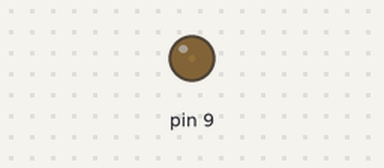
This sketch was run on a simulated Arduino Uno, built with avr-gcc and run on an emulated ATmega328P. Parts: output pins drawn as LEDs (lit = HIGH).

Above: at 0.05 s.
At 1.15 s:
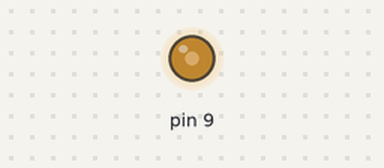
At 2.3 s:
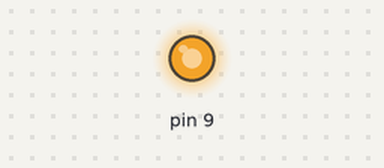
At 4.6 s:
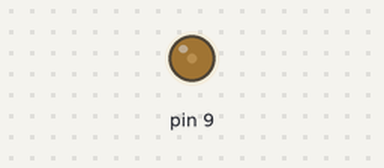
Timing chart, 0 to 6.7 s (numbered marks = the images above):
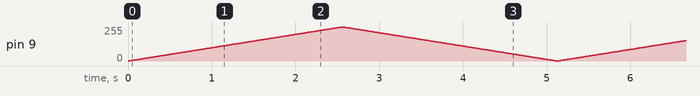

The sketch:

laser.ino
```cpp
void setup()
{
    pinMode(9, OUTPUT);
}
void loop()
{
    for (int pos = 0; pos <= 255; pos += 1)
    {
        analogWrite(9, pos);
        delay(10);
    }
    for (int pos = 255; pos >= 0; pos -= 1)
    {
        analogWrite(9, pos);
        delay(10);
    }
}
```
